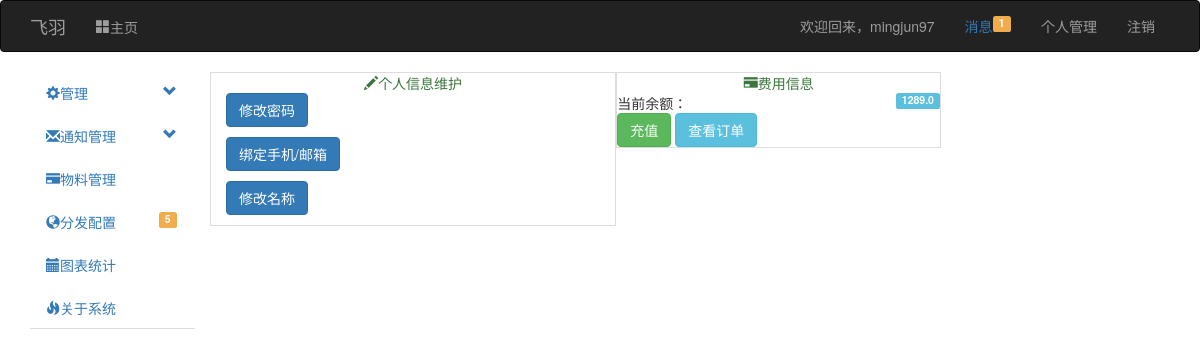
Page /user_info (signed in) on the earlier database version.
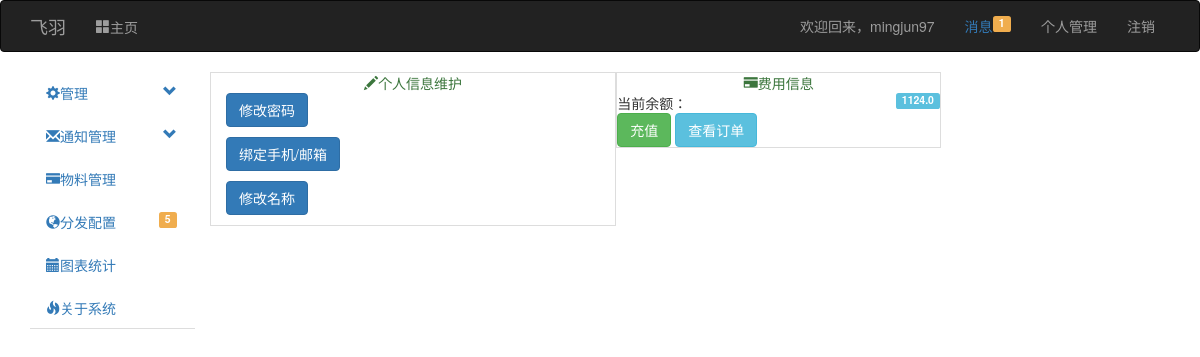
Same page on the later database version.
### app/models.py (models this page shows, shortened)
class User(UserMixin, db.Model):
    __tablename__ = 'users'
    uid = db.Column(db.Integer, primary_key=True)
    username = db.Column(db.String(128))
    password_hash = db.Column(db.String(128))
    password_change_time = db.Column(db.Integer, default=0)
    email = db.Column(db.String(128))
    telephone = db.Column(db.String(11))
    role_id = db.Column(db.Integer)
    log_level = db.Column(db.Integer)
    email_confirmed = db.Column(db.Boolean, default=False)
    telephone_confirmed = db.Column(db.Boolean, default=False)
    telephone_confirmed_code = db.Column(db.String(6))
    telephone_confirmed_code_time = db.Column(db.Integer, default=0)
    balance = db.Column(db.Integer, default=0)
    last_login_time = db.Column(db.Integer, default=time.time)
    this_login_time = db.Column(db.Integer, default=time.time)
    useful_token = db.Column(db.String(256), default=0)
    owned_group_id = db.relationship('Group', backref='Owner')
    charge_billing = db.relationship('ChargeRecord', backref='User')
    student_card = db.Column(db.String(128), default='NULL')
    student_auth = db.Column(db.Boolean, default=False)
    balance_billing = db.relationship('Billing', backref='User')
    personal_message = db.relationship('PersonalMessage', backref='To', lazy='dynamic',
                                       primaryjoin='PersonalMessage.rec_id==User.uid')
    @property
    def password(self):
        raise AttributeError('密码非可读属性！')
    def get_balance(self):
        return str(self.balance/1000)

### app/manage/views.py (the view)
@manage.route('/user_info')
@login_required
def user_info():
    return render_template("manage/user_info.html")

### app/manage/__init__.py (called while the page is built)
@manage.app_context_processor
def inject_base64():
    b = base64.b64encode
    str1 = str
    fmttimestamp = f2t
    return dict(b=b, str=str1, fmttime=fmttimestamp)

### app/manage/views.py (called while the page is built)
@manage.before_app_request
def before_request():
    if request.endpoint is None:
        abort(404)
    if current_user.is_authenticated \
    and not (current_user.email_confirmed or current_user.telephone_confirmed) \
    and request.endpoint[:5] != 'auth.' \
    and request.endpoint[:14] != 'manage.confirm' \
    and request.endpoint[:19] != 'manage.unconfirmed' \
    and request.endpoint != 'static' \
    and request.endpoint != 'api_v1.get_message' \
    and request.endpoint[:15] != 'manage.confirm_':
        print(request.endpoint[:16])
        return redirect(url_for('manage.unconfirmed'))

### app/models.py (called while the page is built)
@login_manager.user_loader
def load_user(user_id):
    return User.query.get(int(user_id))

### app/templates/manage/user_info.html (shortened to what this page needs)
{% extends "base.html" %}
{% block page_content %}
    <div class="row">
    <div class="col-md-5 table-bordered">
        <div class="text-center text-success"><i class="glyphicon glyphicon-pencil"></i>个人信息维护</div>
        <a href="{{ url_for('auth.change_password') }}" class="btn btn-primary">修改密码</a><p></p>
        <a href="{{ url_for('manage.confirm') }}" class="btn btn-primary">绑定手机/邮箱</a><p></p>
        <a href="{{ url_for('manage.confirm') }}" class="btn btn-primary">修改名称</a><p></p>
    </div>
    <div class="col-md-4 table-bordered">
        <div class="text-center text-success"><i class="glyphicon glyphicon-credit-card"></i>费用信息</div>
        <div class="row"><div class="label label-info pull-right">{{ current_user.get_balance() }}</div>当前余额：</div>
        <div class="row">
            <a class="btn btn-success" href="{{ url_for("manage.charge") }}">充值</a>
            <a class="btn btn-info" href="{{ url_for("manage.view_billings") }}">查看订单</a>
        </div>
    </div>
    </div>
{% endblock %}

### app/templates/base.html (shortened to what this page needs)
{% extends "bootstrap/base.html" %}
{% block navbar %}
<div class="navbar navbar-inverse" role="navigation">
    <div class="container">
        <div class="navbar-header">
            <a class="navbar-brand" href="/">飞羽</a>
        </div>
        <div class="navbar-collapse collapse">
            <ul class="nav navbar-nav">
                <li class="{% if request.endpoint == 'manage.index' %}active{% endif %}"><a href="/"><i class="glyphicon glyphicon-th-large">主页</i></a></li>
            </ul>
            <ul class="nav navbar-nav navbar-right">
                {% if current_user.is_authenticated %}
                <li><span class="navbar-text">欢迎回来，<a class="navbar-link" href="{{ url_for('manage.console') }}">{{ current_user.username }}</a></span></li>
                    <li><span class="navbar-text"><a href="#">消息{% if current_user.personal_message.filter_by(status=0).count() != 0 %}<span class="label label-warning pull-right">{{ current_user.personal_message.filter_by(status=0).count() }}</span>{% endif %}</a> </span></li>
                    <li><a href="{{ url_for('manage.user_info') }}">个人管理</a> </li>
                <li><a href="{{ url_for('auth.logout') }}">注销</a></li>
                {% else %}
                <li><a href="{{ url_for('auth.login') }}">登录</a></li>
                <li><a href="{{ url_for('auth.reg') }}">注册</a></li>
                {% endif %}
            </ul>
        </div>
    </div>
</div>
{% endblock %}
{% block content %}
    <div class="container">
        <div class="row">
            {% if current_user.is_authenticated and request.endpoint != 'manage.index' %}
            <div class="col-md-2">
                <ul id="main-nav" class="nav nav-tabs nav-stacked" style="">
                    <li>
                        <a href="#systemSetting" class="nav-header collapsed" data-toggle="collapse">
                            <i class="glyphicon glyphicon-cog"></i>管理
                            <span class="pull-right glyphicon glyphicon-chevron-down"></span>
                            </a>
                    </li>
                    <li>
                        <a href="#messageManager" class="nav-header collapsed" data-toggle="collapse">
                            <i class="glyphicon glyphicon-envelope"></i>通知管理
                            <span class="pull-right glyphicon glyphicon-chevron-down"></span>
                            </a>
                    </li>
                    <li>
                        <a href="./plans.html"><i class="glyphicon glyphicon-credit-card"></i>物料管理</a>
                    </li>
                    <li><a href="./grid.html"><i class="glyphicon glyphicon-globe"></i>分发配置
                    <span class="label label-warning pull-right">5</span>
                    </a>
                    </li>
                    <li><a href="./charts.html"><i class="glyphicon glyphicon-calendar"></i>图表统计</a>
                    </li>
                    <li>
                    <a href="#"><i class="glyphicon glyphicon-fire"></i>关于系统</a>
                    </li>
                </ul>
            </div>
            {% endif %}
        <div class="col-md-10">
            {% block page_content %} {% endblock %}
        </div>
    </div>
</div>
{% endblock %}

Differences in the rows shown:
changed User "mingjun97": get_balance "1289.0" → "1124.0"
